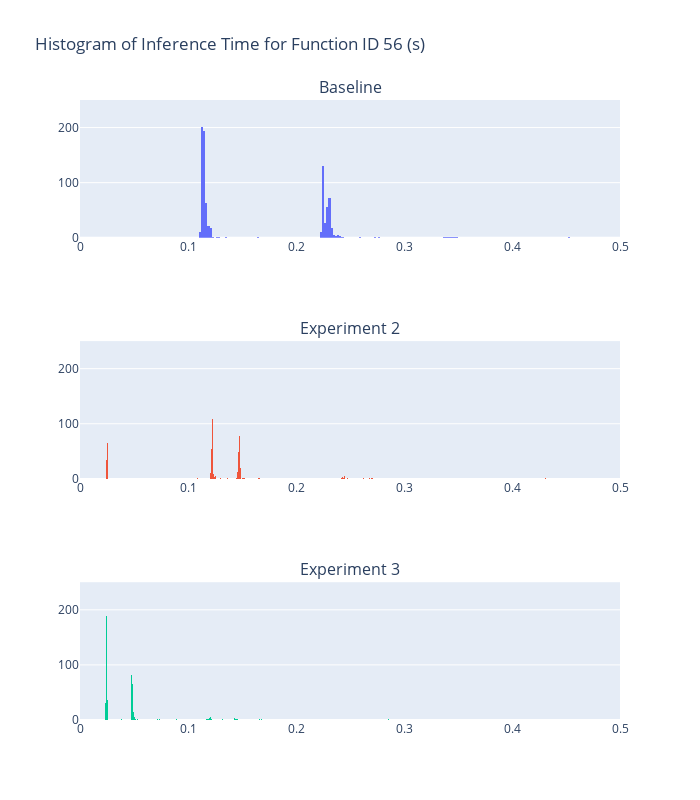

Notebook source saved alongside this figure:
### Code cell
fig = make_subplots(rows=3, cols=1, subplot_titles=("Baseline", "Experiment 2", "Experiment 3"))

fig.update_xaxes(range=[0, 0.5], row=1, col=1)
fig.update_xaxes(range=[0, 0.5], row=2, col=1)
fig.update_xaxes(range=[0, 0.5], row=3, col=1)

fig.update_yaxes(range=[0, 250], row=1, col=1)
fig.update_yaxes(range=[0, 250], row=2, col=1)
fig.update_yaxes(range=[0, 250], row=3, col=1)

histogram_baseline = go.Histogram(x=filtered_56['total_inference_time_including_queue'], nbinsx=1000, histnorm='')
fig.add_trace(histogram_baseline, row=1, col=1)

histogram_preloading_1 = go.Histogram(x=ex3_filtered_56['total_inference_time_including_queue'], nbinsx=1000, histnorm='')
fig.add_trace(histogram_preloading_1, row=2, col=1)

histogram_preloading_2 = go.Histogram(x=ex4_filtered_56['total_inference_time_including_queue'], nbinsx=1000, histnorm='')
fig.add_trace(histogram_preloading_2, row=3, col=1)

fig.update_layout(title_text="Histogram of Inference Time for Function ID 56 (s)", showlegend=False, width=700, height=800)

fig.show()

### Figure 1 — Plotly figure (JSON) as saved in the notebook; plotly's stock layout.template omitted (floating-point values rounded to 4 significant figures; data arrays with more than 128 entries replaced by an {"elided": "..."} marker saying what was removed)
{"data": [{"histnorm": "", "nbinsx": 1000, "type": "histogram", "x": {"elided": "864 float values"}, "xaxis": "x", "yaxis": "y"}, {"histnorm": "", "nbinsx": 1000, "type": "histogram", "x": {"elided": "864 float values"}, "xaxis": "x2", "yaxis": "y2"}, {"histnorm": "", "nbinsx": 1000, "type": "histogram", "x": {"elided": "863 float values"}, "xaxis": "x3", "yaxis": "y3"}], "layout": {"annotations": [{"font": {"size": 16}, "showarrow": false, "text": "Baseline", "x": 0.5, "xanchor": "center", "xref": "paper", "y": 1, "yanchor": "bottom", "yref": "paper"}, {"font": {"size": 16}, "showarrow": false, "text": "Experiment 2", "x": 0.5, "xanchor": "center", "xref": "paper", "y": 0.6111, "yanchor": "bottom", "yref": "paper"}, {"font": {"size": 16}, "showarrow": false, "text": "Experiment 3", "x": 0.5, "xanchor": "center", "xref": "paper", "y": 0.2222, "yanchor": "bottom", "yref": "paper"}], "height": 800, "showlegend": false, "title": {"text": "Histogram of Inference Time for Function ID 56 (s)"}, "width": 700, "xaxis": {"anchor": "y", "domain": [0, 1], "range": [0, 0.5]}, "xaxis2": {"anchor": "y2", "domain": [0, 1], "range": [0, 0.5]}, "xaxis3": {"anchor": "y3", "domain": [0, 1], "range": [0, 0.5]}, "yaxis": {"anchor": "x", "domain": [0.7778, 1], "range": [0, 250]}, "yaxis2": {"anchor": "x2", "domain": [0.3889, 0.6111], "range": [0, 250]}, "yaxis3": {"anchor": "x3", "domain": [0, 0.2222], "range": [0, 250]}}}
